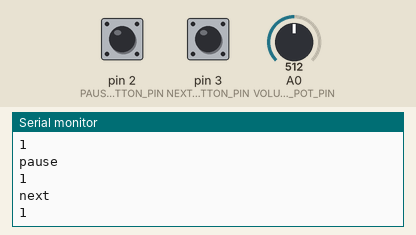
Simulated run of this sketch. Board: Arduino Uno, built with avr-gcc and run on an emulated ATmega328P. Shown: the last lines printed to the serial monitor. The inputs (shaded band) are chosen by the test bench; at power-on: pin 2 (PAUSE_BUTTON_PIN) HIGH, pin 3 (NEXT_BUTTON_PIN) HIGH, A0 (VOLUME_POT_PIN) = 512. The audio player accepts every command and is not drawn.

Above: at 11.7 s.
11.8 s: pin 2 (PAUSE_BUTTON_PIN) pulled LOW for 0.15 s
13.4 s: pin 3 (NEXT_BUTTON_PIN) pulled LOW for 0.15 s
15.0 s: A0 (VOLUME_POT_PIN) set to 716
At 16.11 s:
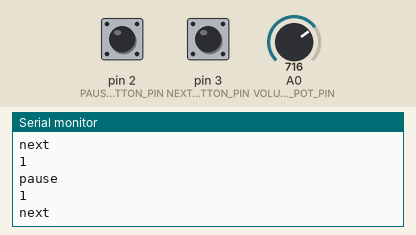
16.5 s: A0 (VOLUME_POT_PIN) set to 900
18.0 s: pin 2 (PAUSE_BUTTON_PIN) pulsed LOW 2 times (0.12 s each, 0.3 s apart)
At 18.33 s:
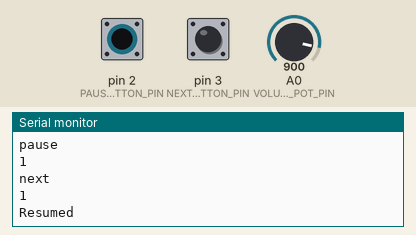

The sketch:

DFPlayerPC.ino
```cpp
// Very much inspired by https://www.dfrobot.com/blog-1462.html by DFRobot Feb 26 2020
// Additions made by Just Baselmans https://www.youtube.com/justbaselmansYT Jan 23 2023

#include "SoftwareSerial.h"
#include "DFRobotDFPlayerMini.h"

// DFPlayer Mini serial connection.
SoftwareSerial mySoftwareSerial(11, 10);  // RX, TX
DFRobotDFPlayerMini myDFPlayer;

// Control pins.
const uint8_t VOLUME_POT_PIN = A0;
const uint8_t PAUSE_BUTTON_PIN = 2;
const uint8_t NEXT_BUTTON_PIN = 3;

// Polling/debounce settings.
const unsigned long DEBOUNCE_MS = 50;
const int VOLUME_HYSTERESIS = 1;

bool isPaused = false;
int lastVolume = -1;
int lastPauseReading = HIGH;
int lastNextReading = HIGH;
int pauseButtonState = HIGH;
int nextButtonState = HIGH;
unsigned long lastPauseDebounceTime = 0;
unsigned long lastNextDebounceTime = 0;

int readVolumeLevel() {
  int rawValue = analogRead(VOLUME_POT_PIN);
  return map(rawValue, 0, 1023, 0, 30);
}

void updateVolume() {
  int newVolume = readVolumeLevel();
  if (lastVolume < 0 || abs(newVolume - lastVolume) >= VOLUME_HYSTERESIS) {
    lastVolume = newVolume;
    myDFPlayer.volume(lastVolume);
    Serial.print(F("Volume: "));
    Serial.println(lastVolume);
  }
}

void handlePauseButton() {
  int reading = digitalRead(PAUSE_BUTTON_PIN);

  if (reading == lastPauseReading) {
    Serial.println("pause");
    Serial.println(reading);
    return;
  }

  if (reading == LOW) {
    isPaused = !isPaused;
    if (isPaused) {
      myDFPlayer.pause();
      Serial.println(F("Paused"));
    } else {
      myDFPlayer.start();
      Serial.println(F("Resumed"));
    }
  }

  lastPauseReading = reading;
}

void handleNextButton() {
  int reading = digitalRead(NEXT_BUTTON_PIN);

  if (reading == lastNextReading){
    Serial.println("next");
    Serial.println(reading);
    return;
  }

  if (reading == LOW) {
    myDFPlayer.next();
    isPaused = false;
    Serial.println(F("Next track"));
  }

  lastNextReading = reading;
}

void setup() {
  pinMode(PAUSE_BUTTON_PIN, INPUT_PULLUP);
  pinMode(NEXT_BUTTON_PIN, INPUT_PULLUP);

  Serial.begin(115200);
  Serial.println("Start Waiting");
  delay(10000);

  pinMode(10, OUTPUT);
  digitalWrite(10, HIGH);

  mySoftwareSerial.begin(9600);

  Serial.println();
  Serial.println(F("DFRobot DFPlayer Mini"));
  Serial.println(F("Initializing DFPlayer module ... Wait!"));

  if (!myDFPlayer.begin(mySoftwareSerial)) {
    Serial.println(F("Not initialized:"));
    Serial.println(F("1. Check the DFPlayer Mini connections"));
    Serial.println(F("2. Insert an SD card"));

    uint8_t type = myDFPlayer.readType();
    uint16_t parameter = myDFPlayer.read();
    Serial.print(F("Error type: "));
    Serial.print(type);
    Serial.print(F(" ("));
    switch (type) {
      case TimeOut: Serial.print(F("TimeOut - no response from module, check wiring/power")); break;
      case WrongStack: Serial.print(F("WrongStack - corrupted response")); break;
      case DFPlayerCardInserted: Serial.print(F("CardInserted")); break;
      case DFPlayerCardRemoved: Serial.print(F("CardRemoved")); break;
      case DFPlayerCardOnline: Serial.print(F("CardOnline")); break;
      case DFPlayerPlayFinished: Serial.print(F("PlayFinished")); break;
      case DFPlayerError: Serial.print(F("DFPlayerError, see error code")); break;
      case DFPlayerUSBInserted: Serial.print(F("USBInserted")); break;
      case DFPlayerUSBRemoved: Serial.print(F("USBRemoved")); break;
      case DFPlayerUSBOnline: Serial.print(F("USBOnline")); break;
      case DFPlayerCardUSBOnline: Serial.print(F("CardUSBOnline")); break;
      case DFPlayerFeedBack: Serial.print(F("FeedBack")); break;
      default: Serial.print(F("Unknown")); break;
    }
    Serial.println(F(")"));

    if (type == DFPlayerError) {
      Serial.print(F("Error code: "));
      Serial.print(parameter);
      Serial.print(F(" ("));
      switch (parameter) {
        case Busy: Serial.print(F("Busy - no SD card, insert an SD card")); break;
        case Sleeping: Serial.print(F("Sleeping")); break;
        case SerialWrongStack: Serial.print(F("SerialWrongStack")); break;
        case CheckSumNotMatch: Serial.print(F("CheckSumNotMatch")); break;
        case FileIndexOut: Serial.print(F("FileIndexOut")); break;
        case FileMismatch: Serial.print(F("FileMismatch")); break;
        case Advertise: Serial.print(F("Advertise")); break;
        default: Serial.print(F("Unknown")); break;
      }
      Serial.println(F(")"));
    }

    while (true) {
    }
  }

  Serial.println(F("DFPlayer Mini module initialized!"));

  myDFPlayer.setTimeOut(500);
  myDFPlayer.EQ(0);

  updateVolume();
  myDFPlayer.playFolder(1, 1);  // Plays SD:/01/001.mp3
  Serial.println(F("Playing 01/001"));
}

void loop() {
  updateVolume();
  handlePauseButton();
  handleNextButton();
  delay(100);
}
```

Measured:
- after the input at 15.0 s, the serial monitor: prints a new line after 0.10 s (image 1)
- after the input at 18.0 s, the serial monitor: prints a new line at once (image 2)
